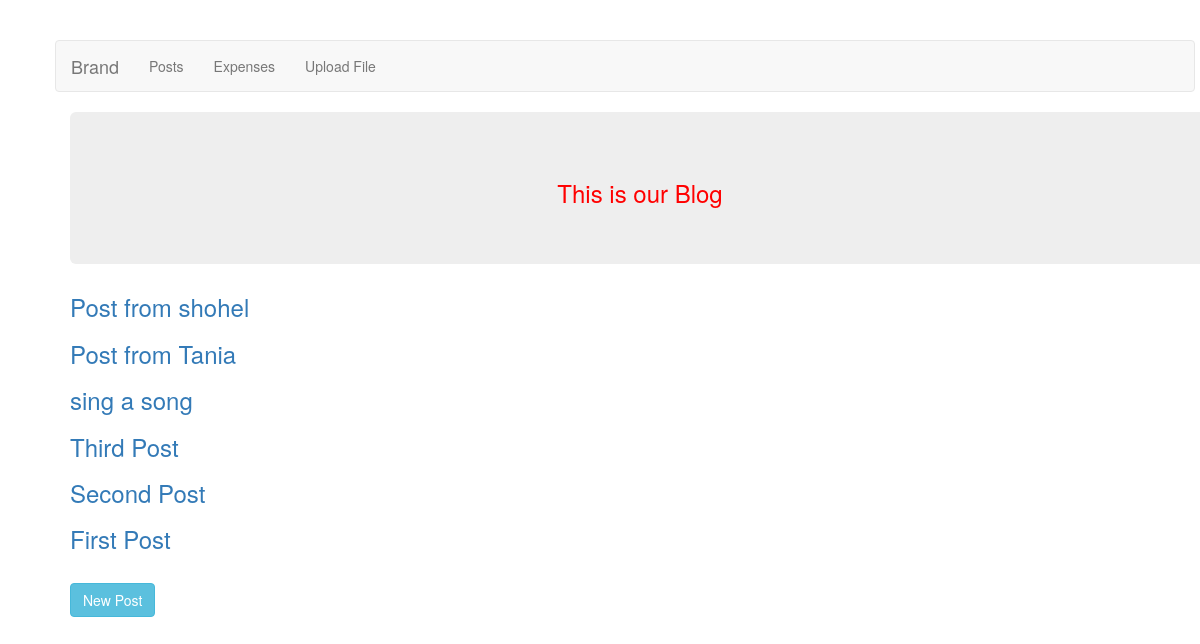
Page /blog/post_lists/ on the committed database.
### blog_post/models.py (models this page shows, shortened)
class Post(models.Model):
    title=models.CharField(max_length=100)
    description=models.TextField()

### blog_post/views.py (the view)
def post_list(request):
    all_posts=Post.objects.all().order_by('-id')
    context={
        'all_posts':all_posts
    }
    return render(request,'all_post.html',context)

### templates/all_post.html
{% extends 'base.html' %}
{% block content %}
    {% for post in all_posts %}
            <h3><a href="{% url 'single_post' post.id %}">{{ post.title }}</a></h3>
    {% endfor %}
<br>
<a href="{% url 'add_post' %}">
    <button class="btn btn-info">
        New Post
    </button>
</a>
{% endblock %}

### static/css/style.css (style rules this page uses)
h3 { color: red }
body { margin: 20px !important; padding:20px }

### rows in the picture
Post: title "Post from shohel"
Post: title "Post from Tania"
Post: title "sing a song"
Post: title "Third Post"
Post: title "Second Post"
Post: title "First Post"
